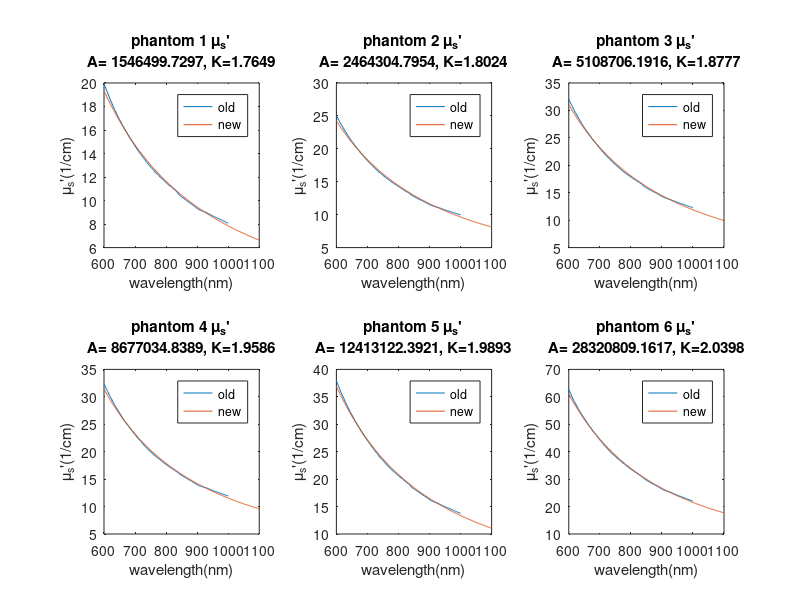

Write the MATLAB code that produced this figure.
% use the equation musp=A*lambda^-k to extrapolate the mus
% 20191213 Benjamin Kao

clc;clear;close all;

num_phantom=6;
to_output_wl=(600:1100)';

original_musp=load('musp_cm.txt');

A_arr=[];
K_arr=[];
new_musp=to_output_wl;

figure('units','normalized','outerposition',[0 0 1 1]);
for i=1:num_phantom
    % log(musp)=-K * log(lambda) +log (A)
    y=log(original_musp(:,i+1));
    x=log(original_musp(:,1));
    p=polyfit(x,y,1);
    A_arr(i)=exp(p(2));
    K_arr(i)=-p(1);
    new_musp(:,i+1)=A_arr(i).*to_output_wl.^-K_arr(i);
    
    subplot(2,3,i);
    plot(original_musp(:,1),original_musp(:,i+1),new_musp(:,1),new_musp(:,i+1));
    legend({'old','new'},'Location','best');
    xlabel('wavelength(nm)');
    ylabel('\mu_s''(1/cm)');
    title({['phantom ' num2str(i) ' \mu_s'''],['A= ' num2str(A_arr(i)) ', K=' num2str(K_arr(i))]});
end

to_save=[A_arr; K_arr];
save('AK.txt','to_save','-ascii','-tabs');
save('new_musp.txt','new_musp','-ascii','-tabs');

saveas(gcf,'compare_musp.png');